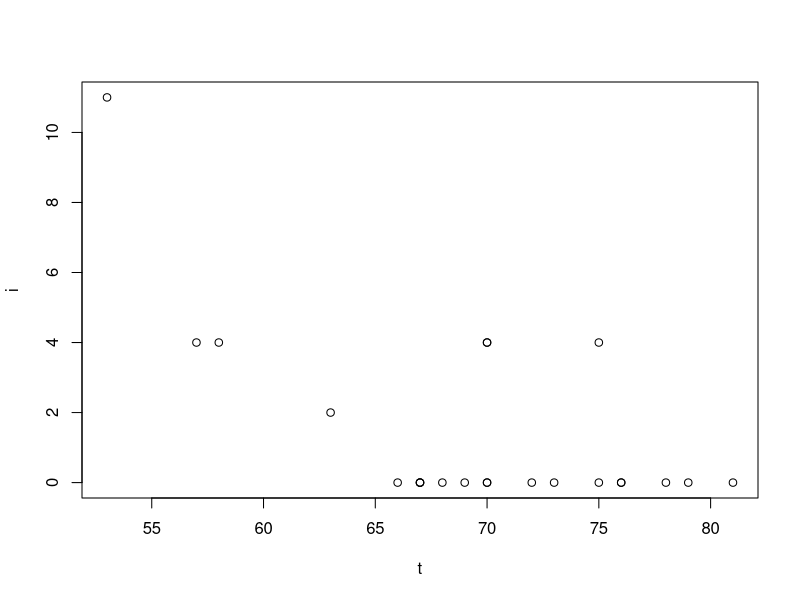
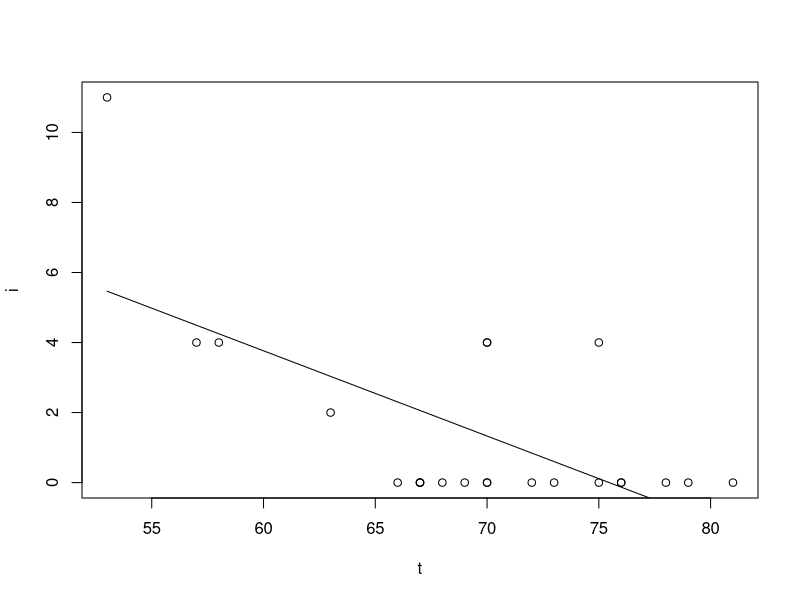
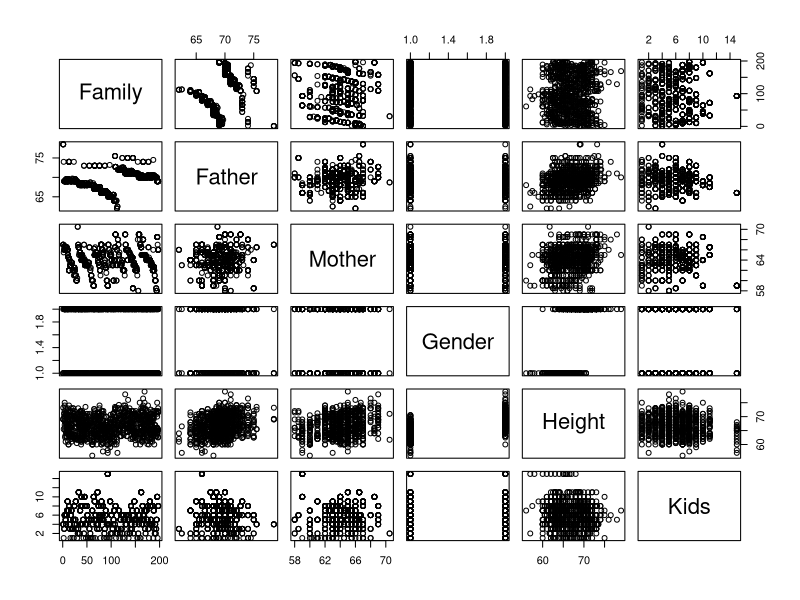

Source code (R) for these figures, in order:
## ---- chunk 1
#| label: load-challanger.txt
oring=read.table("data/challanger.txt", header=T)
# Note that attaching this masks T which is originally TRUE
attach(oring)
## ---- chunk 2
head(oring)
## ---- chunk 3
#| label: challanger-plot
plot(t,i)
## ---- chunk 4
#| label: challanger-lm

oring.lm = lm(i ~ t)
summary(oring.lm)
## ---- chunk 5
#| label: challanger-plot-lines

plot(t,i)
lines(t,fitted(oring.lm))     
## ---- chunk 6
#| label: challanger-lower-ci-manual-fit
-0.24337 - 0.06349*qt(.975,21)

## ---- chunk 7
#| label: upper-ci-manual-fit-challanger

-0.24337 + 0.06349*qt(.975,21)
## ---- chunk 8
#| label: ci-manual-fit-challanger
coef(oring.lm)[1] + coef(oring.lm)[2]*31  
# [1] 10.82052 
## ---- chunk 9
#| label: posterior-prediction-fit-challanger
predict(oring.lm,data.frame(t=31),interval="predict")
## ---- chunk 10
#| label: lb-ppi-challanger
10.82052-2.102*qt(.975,21)*sqrt(1+1/23+((31-mean(T))^2/22/var(t)))
## ---- chunk 11
#| label: posterior-probability-damage0gt-0-challanger
1-pt((0-10.82052)/(2.102*sqrt(1+1/23+((31-mean(T))^2/22/var(T)))),21)
## ---- chunk 12
#| echo: False
#| outoutput: False
heights=read.table("data/Galton.txt", header=T,stringsAsFactors = TRUE)
attach(heights)
head(heights,n=8)
## ---- chunk 13
#| label: names-galton

names(heights)
# [1] "Family" "Father" "Mother" "Gender" "Height" "Kids"  
## ---- chunk 14
#| label: pair-plots-galton
pairs(heights)
## ---- chunk 15
#| label: galton-lm-all-features
summary(lm(Height~Father+Mother+Gender+Kids))
## ---- chunk 16
#| label: galton-lm-no-kids
heights.lm=lm(Height~Father+Mother+Gender)
summary(heights.lm)

## ---- chunk 17
#| label: galton-posterior ci
5.226 - 0.144 * qt(.975,894)
## ---- chunk 18
5.226 + 0.144 * qt(.975,894)
## ---- chunk 19
predict(heights.lm,data.frame(Father=68,Mother=64,Gender="M"), interval="predict")
## ---- chunk 20
predict(heights.lm,data.frame(Father=68,Mother=64,Gender="F"), interval="predict")
